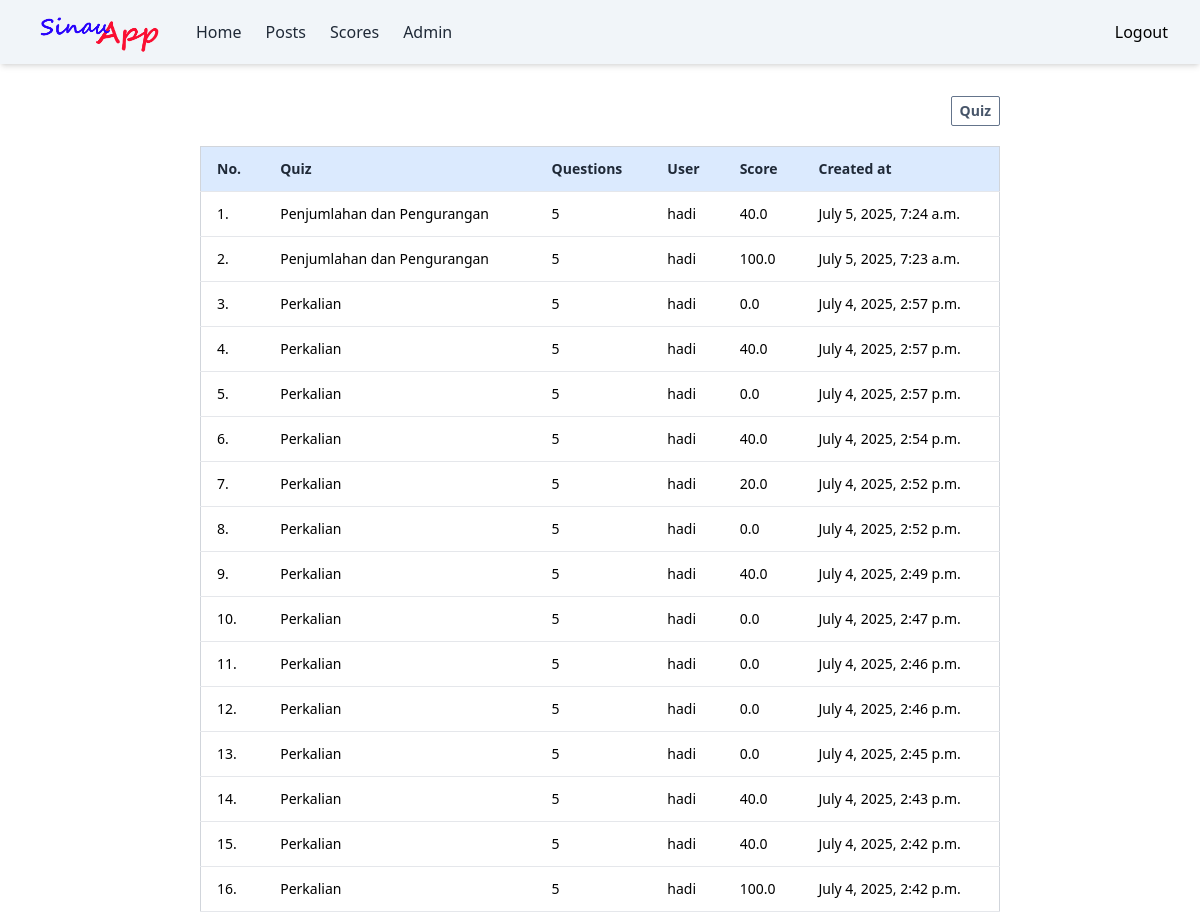
Page /quiz/scores/ (signed in) on the earlier database version.
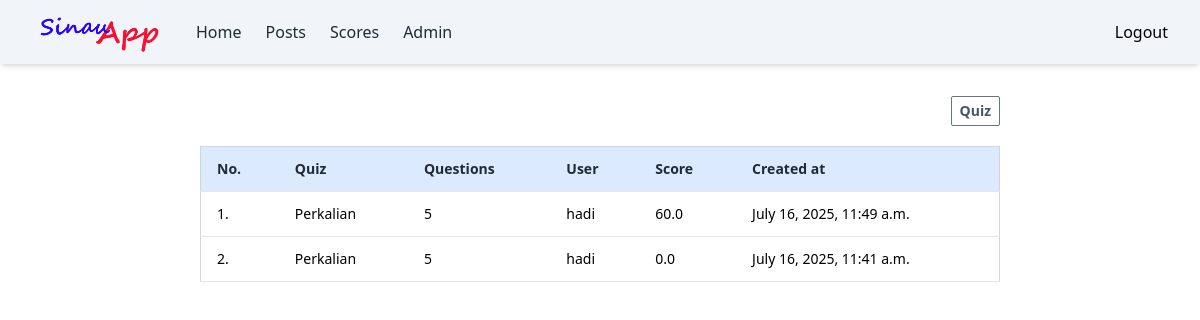
Same page on the later database version.
### quiz/models.py (models this page shows, shortened)
class Result(models.Model):
  quiz = models.ForeignKey(Quiz, on_delete=models.CASCADE)
  user = models.ForeignKey(User, on_delete=models.CASCADE)
  score = models.FloatField()
  created = models.DateTimeField(auto_now_add=True)

class Quiz(models.Model):
  name = models.CharField(max_length=120)
  topic = models.CharField(max_length=120)
  number_of_questions = models.IntegerField()
  time = models.IntegerField(help_text="time in second")
  required_score_to_pass = models.IntegerField()
  class Meta:
    verbose_name_plural = "Quizzes"

### quiz/views.py (the view)
# urls.py: path('scores/', views.scores_quiz, name='scores_quiz'),
@login_required
def scores_quiz(request):
    results = Result.objects.filter(user=request.user).order_by('-created')
    return render(request, 'quiz/results.html', {'results': results})

### templates/quiz/results.html (shortened to what this page needs)
{% extends "base.html" %}
{% block content %}
<div class="overflow-auto p-2  flex justify-center mt-6">
  <div class="w-full  md:w-[800px]">
      <div class="md:flex md:justify-end mb-5">
          <a  href="{% url "quiz_list" %}">
              <div
                  class="text-slate-600 text-center text-sm font-semibold py-2 md:py-1 px-2 border border-slate-500  rounded-sm  hover:bg-slate-800 hover:text-white">
                  Quiz
              </div>
          </a>
      </div>
      <table class=" bg-white border w-full border-gray-300 text-sm">
          <thead>
              <tr class="bg-blue-100 border-b">
                  <th class="text-left py-3 px-4 font-semibold text-sm text-gray-800">No.</th>
                  <th class="text-left py-3 px-4 font-semibold text-sm text-gray-800">Quiz</th>
                  <th class="text-left py-3 px-4 font-semibold text-sm text-gray-800">Questions</th>
                  <th class="text-left py-3 px-4 font-semibold text-sm text-gray-800">User</th>
                  <th class="text-left py-3 px-4 font-semibold text-sm text-gray-800">Score</th>
                  <th class="text-left py-3 px-4 font-semibold text-sm text-gray-800">Created at</th>
              </tr>
          </thead>
          <tbody>
             {% for result in results %}
              <tr class="hover:bg-green-50">
                  <td class="py-3 px-4 border-b">{{ forloop.counter }}.</td>
                  <td class="py-3 px-4 border-b">{{result.quiz.name}}</td>
                  <td class="py-3 px-4  border-b">{{result.quiz.number_of_questions}}</td>
                  <td class="py-3 px-4 border-b">{{result.user.username}}</td>
                  <td class="py-3 px-4 border-b">{{result.score}}</td>
                  <td class="py-3 px-4 border-b">{{ result.created }} </td>
                </tr>
                {% endfor %}
          </tbody>
      </table>
  </div>
</div>
{% endblock content %}

Differences in the rows shown:
removed Result: quiz.name "Penjumlahan dan Pengurangan", quiz.number_of_questions "5", user.username "hadi", score "40.0", created "July 5, 2025, 7:24 a.m."
removed Result: quiz.name "Penjumlahan dan Pengurangan", quiz.number_of_questions "5", user.username "hadi", score "100.0", created "July 5, 2025, 7:23 a.m."
removed Result: quiz.name "Perkalian", quiz.number_of_questions "5", user.username "hadi", score "0.0", created "July 4, 2025, 2:57 p.m."
removed Result: quiz.name "Perkalian", quiz.number_of_questions "5", user.username "hadi", score "40.0", created "July 4, 2025, 2:57 p.m."
removed Result: quiz.name "Perkalian", quiz.number_of_questions "5", user.username "hadi", score "0.0", created "July 4, 2025, 2:57 p.m."
removed Result: quiz.name "Perkalian", quiz.number_of_questions "5", user.username "hadi", score "40.0", created "July 4, 2025, 2:54 p.m."
removed Result: quiz.name "Perkalian", quiz.number_of_questions "5", user.username "hadi", score "20.0", created "July 4, 2025, 2:52 p.m."
removed Result: quiz.name "Perkalian", quiz.number_of_questions "5", user.username "hadi", score "0.0", created "July 4, 2025, 2:52 p.m."
removed Result: quiz.name "Perkalian", quiz.number_of_questions "5", user.username "hadi", score "40.0", created "July 4, 2025, 2:49 p.m."
removed Result: quiz.name "Perkalian", quiz.number_of_questions "5", user.username "hadi", score "0.0", created "July 4, 2025, 2:47 p.m."
removed Result: quiz.name "Perkalian", quiz.number_of_questions "5", user.username "hadi", score "0.0", created "July 4, 2025, 2:46 p.m."
removed Result: quiz.name "Perkalian", quiz.number_of_questions "5", user.username "hadi", score "0.0", created "July 4, 2025, 2:46 p.m."
removed Result: quiz.name "Perkalian", quiz.number_of_questions "5", user.username "hadi", score "0.0", created "July 4, 2025, 2:45 p.m."
removed Result: quiz.name "Perkalian", quiz.number_of_questions "5", user.username "hadi", score "40.0", created "July 4, 2025, 2:43 p.m."
removed Result: quiz.name "Perkalian", quiz.number_of_questions "5", user.username "hadi", score "40.0", created "July 4, 2025, 2:42 p.m."
removed Result: quiz.name "Perkalian", quiz.number_of_questions "5", user.username "hadi", score "100.0", created "July 4, 2025, 2:42 p.m."
added Result: quiz.name "Perkalian", quiz.number_of_questions "5", user.username "hadi", score "60.0", created "July 16, 2025, 11:49 a.m."
added Result: quiz.name "Perkalian", quiz.number_of_questions "5", user.username "hadi", score "0.0", created "July 16, 2025, 11:41 a.m."
